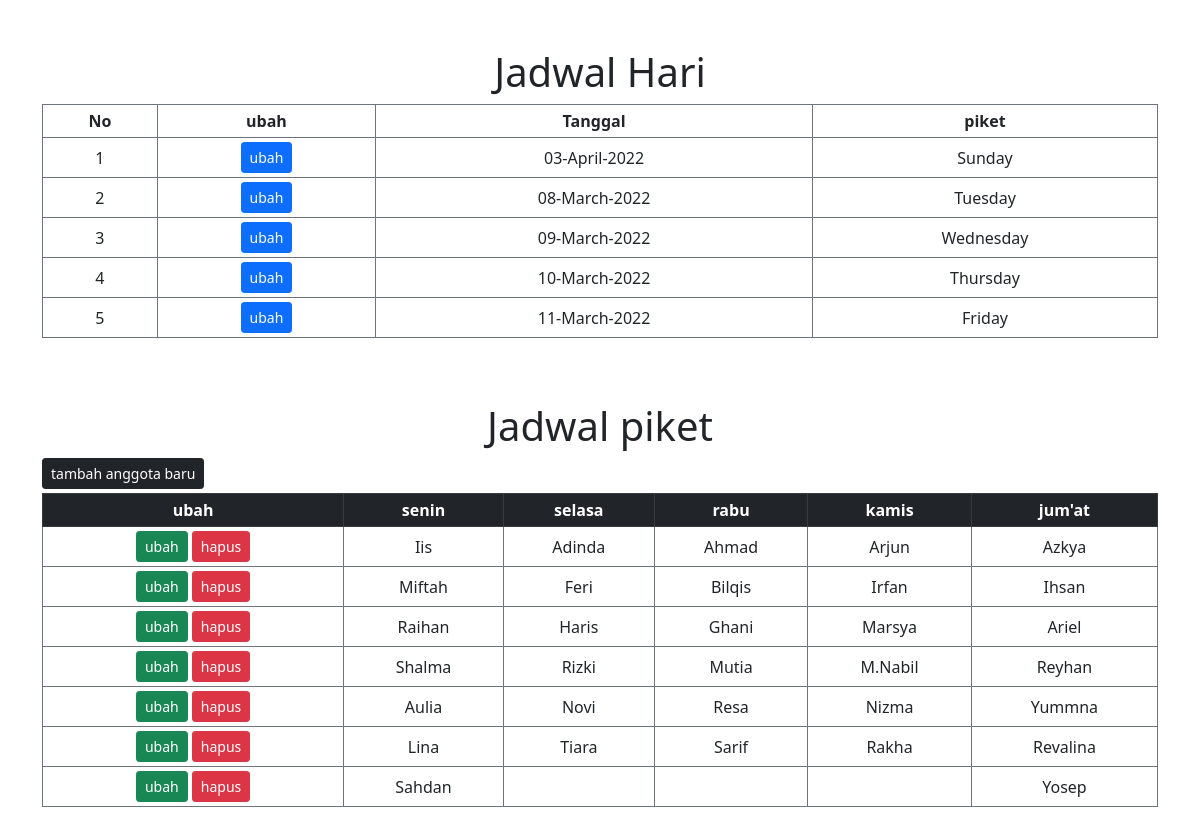
The page / on the database its author committed.
### tables this page shows
CREATE TABLE `hari_piket` (
  `id` int(11) NOT NULL,
  `Hari` date NOT NULL
);

CREATE TABLE `anggota_piket` (
  `id` int(11) NOT NULL,
  `senin` varchar(50) NOT NULL,
  `selasa` varchar(50) NOT NULL,
  `rabu` varchar(50) NOT NULL,
  `kamis` varchar(50) NOT NULL,
  `jumat` varchar(50) NOT NULL
);

### include/function.php (called while the page is built, shortened)
<?php
$conn = mysqli_connect("localhost", "root", "", "piket");
function query($query)
{
  global $conn;
  $result = mysqli_query($conn, $query);
  $rows = [];
  while ($row = mysqli_fetch_assoc($result)) {
    $rows[] = $row;
  };
  return $rows;
};

### index.php (the view, shortened to what this page needs)
<?php
require 'include/function.php';
$tanggal = query("SELECT * FROM hari_piket");
$anggota = query("SELECT * FROM anggota_piket");
?>
<!DOCTYPE html>
<html lang="en">
<head>
  <link href="https://cdn.jsdelivr.net/npm/bootstrap@5.0.2/dist/css/bootstrap.min.css" rel="stylesheet">
</head>
<body>
  <div class="container my-5">
    <h1 class="text-center">Jadwal Hari</h1>
    <div class="table-responsive">
      <table class="table table-bordered border-secondary table-hover table-sm align-middle text-center">
        <thead>
          <tr>
            <th>No</th>
            <th>ubah</th>
            <th>Tanggal</th>
            <th>piket</th>
          </tr>
        </thead>
        <?php $i = 1 ?>
        <?php foreach ($tanggal as $tgl) : ?>
          <tbody>
            <tr>
              <td><?= $i ?></td>
              <td>
                <a href="include/ubah.php?id=<?= $tgl["id"] ?>" class="btn btn-sm btn-primary" type="button">ubah</a>
              </td>
              <td>
                <?php
                $tanggal2 = $tgl["Hari"];
                $tanggal3 = date("d-F-Y", strtotime($tanggal2));
                echo $tanggal3
                ?>
              </td>
              <td>
                <?php
                $hari = $tgl["Hari"];
                $hari2 = date("l", strtotime($hari));
                echo $hari2
                ?>
              </td>
            </tr>
          </tbody>
          <?php $i++ ?>
        <?php endforeach ?>
      </table>
    </div>
  </div>
  <div class="container my-5">
    <h1 class="text-center">Jadwal piket</h1>
    <a href="include/tambah.php" type="button" class="btn btn-sm btn-dark mb-1">tambah anggota baru</a>
    <div class="table-responsive">
      <table class="table table-bordered border-secondary table-hover table-sm align-middle text-center">
        <thead class="table-dark">
          <tr>
            <th>ubah</th>
            <th>senin</th>
            <th>selasa</th>
            <th>rabu</th>
            <th>kamis</th>
            <th>jum'at</th>
          </tr>
        </thead>
        <?php foreach ($anggota as $agt) : ?>
          <tbody>
            <tr>
              <td>
                <a type="button" class="btn btn-success btn-sm" href="include/ubah2.php?id=<?= $agt["id"] ?>">
                  ubah
                </a>
                <a type="button" class="btn btn-danger btn-sm" href="include/hapus.php?id=<?= $agt["id"]; ?>" onclick="return confirm('yakin data anggota piket dihapus');">
                  hapus
                </a>
              </td>
              <td><?= $agt["senin"] ?></td>
              <td><?= $agt["selasa"] ?></td>
              <td><?= $agt["rabu"] ?></td>
              <td><?= $agt["kamis"] ?></td>
              <td><?= $agt["jumat"] ?></td>
            </tr>
          </tbody>
        <?php endforeach ?>
      </table>
    </div>
  </div>
</body>
</html>

### rows shown on the page
hari_piket: Hari "03-April-2022", Hari "Sunday"
hari_piket: Hari "08-March-2022", Hari "Tuesday"
hari_piket: Hari "09-March-2022", Hari "Wednesday"
hari_piket: Hari "10-March-2022", Hari "Thursday"
hari_piket: Hari "11-March-2022", Hari "Friday"
anggota_piket: senin "Iis", selasa "Adinda", rabu "Ahmad", kamis "Arjun", jumat "Azkya"
anggota_piket: senin "Miftah", selasa "Feri", rabu "Bilqis", kamis "Irfan", jumat "Ihsan"
anggota_piket: senin "Raihan", selasa "Haris", rabu "Ghani", kamis "Marsya", jumat "Ariel"
anggota_piket: senin "Shalma", selasa "Rizki", rabu "Mutia", kamis "M.Nabil", jumat "Reyhan"
anggota_piket: senin "Aulia", selasa "Novi", rabu "Resa", kamis "Nizma", jumat "Yummna"
anggota_piket: senin "Lina", selasa "Tiara", rabu "Sarif", kamis "Rakha", jumat "Revalina"
anggota_piket: senin "Sahdan", jumat "Yosep"
